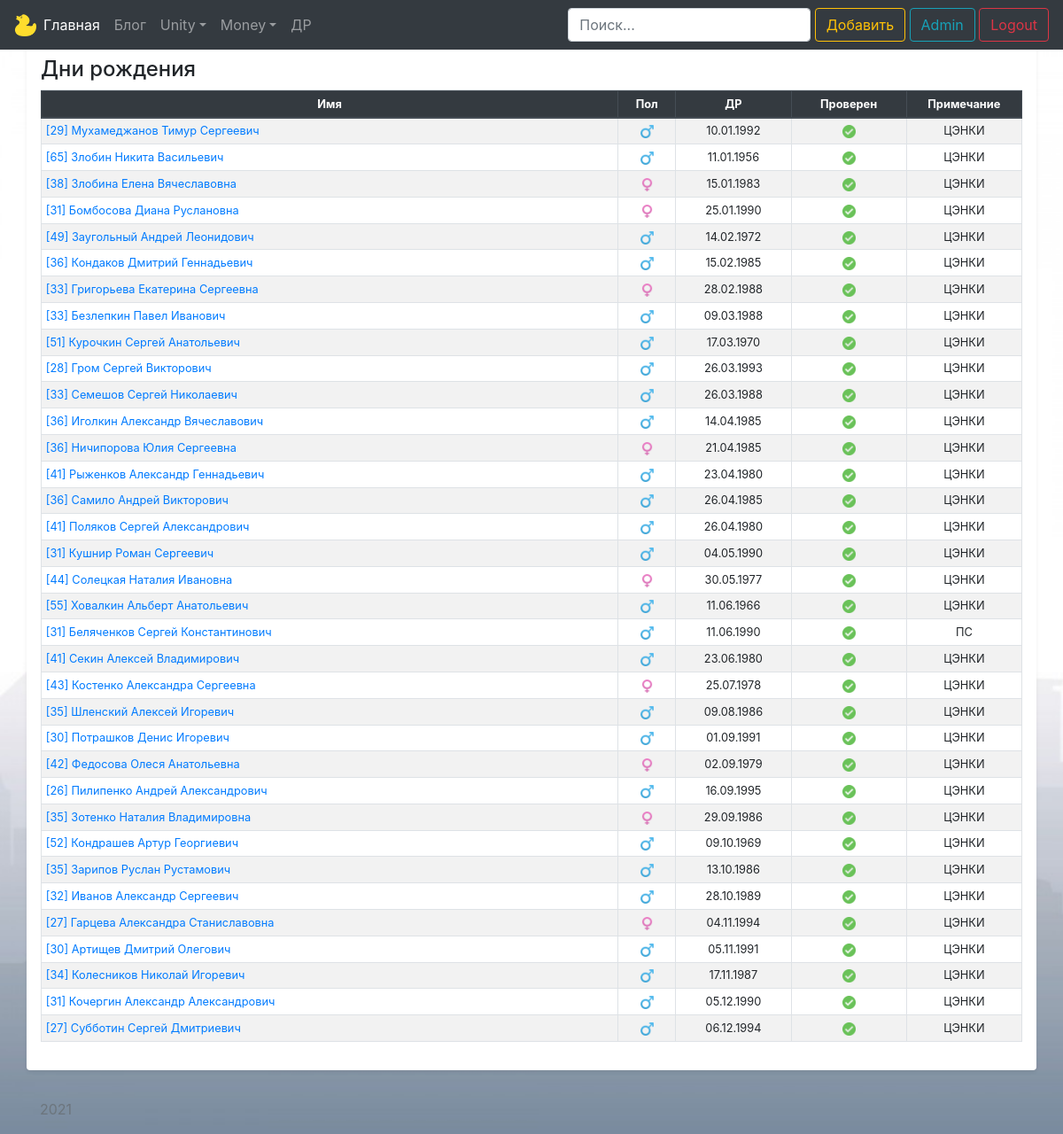
/birthdays (signed in), run on an earlier commit of the app's database.
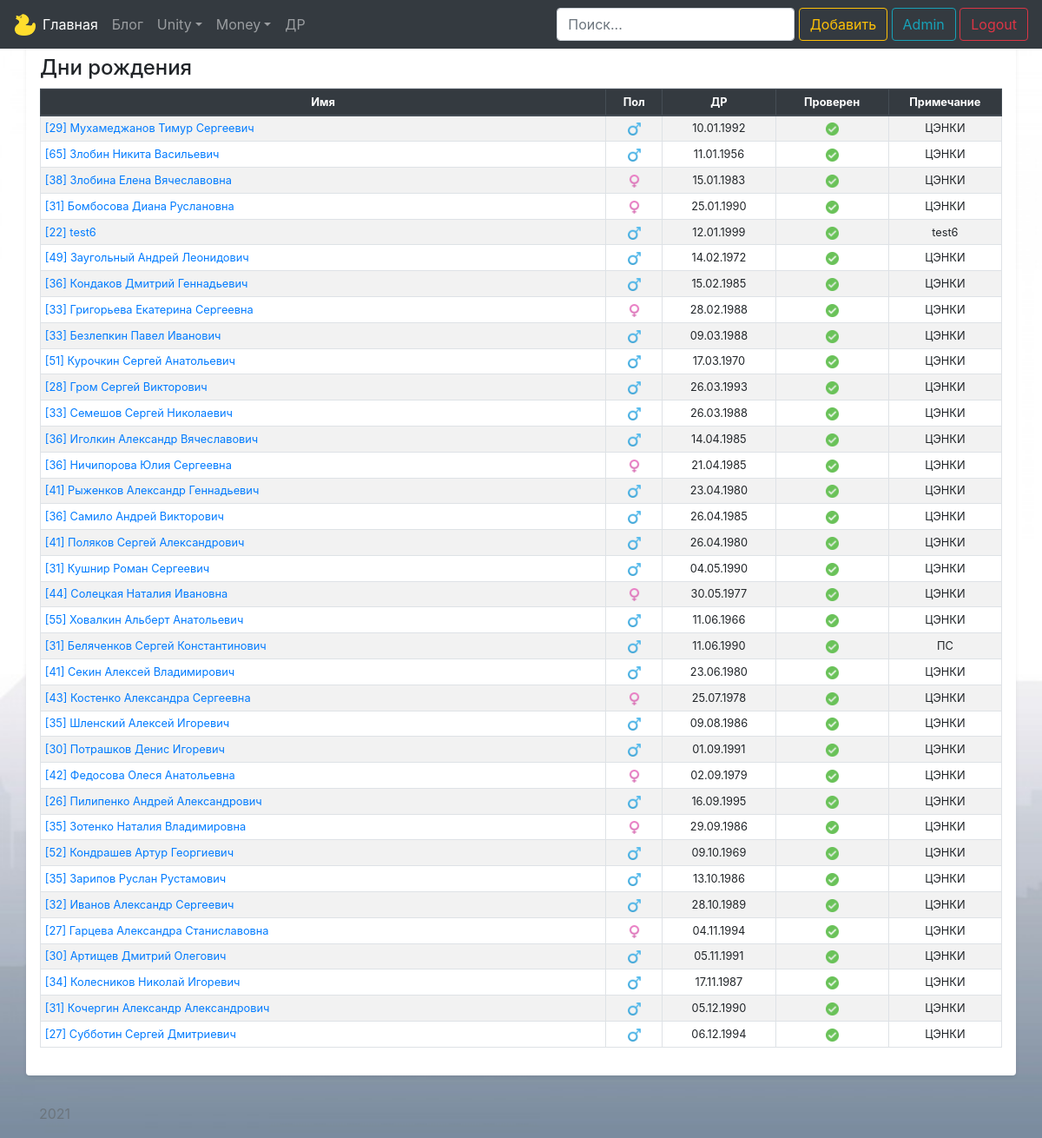
And on a later commit of the database.
### models/birthday.py (models this page shows)
class Birthday(db.Model):
    id = db.Column(db.Integer, primary_key=True)
    name = db.Column(db.String(100), nullable=False)
    male = db.Column(db.Boolean, default=True)
    birth_day = db.Column(db.Integer)
    birth_month = db.Column(db.Integer)
    birth_year = db.Column(db.Integer)
    birthday_checked = db.Column(db.Boolean, default=False)
    comment = db.Column(db.Text)

### views/birthday.py (the view)
@app.route('/birthdays')
@login_required
def birthdays():
    q = request.args.get('q')
    if q:
        birthdays_db = Birthday.query.filter(Birthday.name.contains(q) |
                                             Birthday.comment.contains(q)).order_by(Birthday.birth_month)
    else:
        birthdays_db = Birthday.query.order_by(Birthday.birth_month)
    return render_template('birthdays/birthdays.html', birthdays=birthdays_db, today=get_date())

### services/filters.py (called while the page is built)
@app.template_filter('zfill')
def zfill(value, width):
    return str(value).zfill(width)

### services/utils.py (called while the page is built)
def localize(d: datetime) -> datetime:
    return timezone(Vars.TIME_ZONE).localize(d)

def get_now() -> datetime:
    return localize(datetime.now())

### views/birthday.py (called while the page is built)
def get_date():
    date_full = get_now()
    date_d = date_full.day
    date_m = date_full.month
    date_y = date_full.year
    return date_d, date_m, date_y

### templates/birthdays/birthdays.html (shortened to what this page needs)
{% extends 'base.html' %}
{% block body %}
<div class="container pt-5 my-3 p-3 bg-white rounded shadow-sm">
    <h4 class="border-bottom border-gray pb-2 mb-0">Дни рождения</h4>
    <table class="table table-striped table-bordered table-sm small text">
        <thead class="thead-dark">
            <tr align="center">
                <th scope="col" width="50%">Имя</th>
                <th scope="col" width="5%">Пол</th>
                <th scope="col" width="10%">ДР</th>
                <th scope="col" width="10%">Проверен</th>
                <th scope="col" width="10%">Примечание</th>
            </tr>
        </thead>
        <tbody>
            {% for el in birthdays %}
            <tr class="">
                <td><a href="/birthdays/{{ el.id }}/update">[{{ today[2] - el.birth_year}}] {{ el.name }}</a></td>
                <td align="center">{% if el.male == True %}
                    <img src="/static/birthdays/male.png" alt="" width="15" height="15">
                    {% else %}
                    <img src="/static/birthdays/female.png" alt="" width="15" height="15">
                    {% endif %}</td>
                <td align="center">{{ el.birth_day|zfill(2) }}.{{ el.birth_month|zfill(2) }}.{{ el.birth_year|zfill(2) }}</td>
                <td align="center">{% if el.birthday_checked == True %}
                    <img src="/static/birthdays/checked.png" alt="" width="15" height="15">
                    {% else %}
                    <img src="/static/birthdays/non_checked.png" alt="" width="15" height="15">
                    {% endif %}</td>
                <td align="center">{{ el.comment }}</td>
            </tr>
            {% endfor %}
        </tbody>
    </table>
</div>
{% endblock %}

### templates/base.html (shortened to what this page needs)
<!doctype html>
<html lang="ru" class="h-100">
<head>
    <link rel="stylesheet" href="https://cdn.jsdelivr.net/npm/bootstrap@4.6.0/dist/css/bootstrap.min.css"
>
</head>
<body class="d-flex flex-column h-100">
<nav class="navbar navbar-expand-md navbar-dark fixed-top bg-dark">
    <a href="/" class="d-flex align-items-center mb-2 mb-lg-0 text-white text-decoration-none">
        <img src="/static/icon.png" alt="" width="25" height="25">
    </a>
    <div class="collapse navbar-collapse" id="navbarCollapse">
        <ul class="navbar-nav mr-auto">
            <li class="nav-item active"><a class="nav-link" href="/">Главная<span class="sr-only">(current)</span></a>
            </li>
            <li class="nav-item"><a class="nav-link" href="/blog">Блог</a></li>
            <li class="nav-item dropdown">
                <a class="nav-link dropdown-toggle" href="#" id="navbarDropdownUnity" role="button" data-toggle="dropdown"
                   aria-haspopup="true" aria-expanded="false">Unity</a>
            </li>
            {% if current_user.has_role('Admin') %}
            <li class="nav-item dropdown">
                <a class="nav-link dropdown-toggle" href="#" id="navbarDropdownMoney" role="button" data-toggle="dropdown"
                   aria-haspopup="true" aria-expanded="false">Money</a>
            </li>
            <li class="nav-item"><a class="nav-link" href="/birthdays">ДР</a></li>
            {% endif %}
        </ul>
        <form class="form-inline mt-2 mt-md-0">
            <div class="text-end">
                {% if current_user.has_role('Admin') %}
                    {% if request.path == '/birthdays' %}
                    <input type="search" class="form-control form-control-dark" placeholder="Поиск..." name="q">
                    <a href="/birthdays/add" class="btn btn-outline-warning my-2 my-sm-0">Добавить</a>
                    {% endif %}
                <a href="/admin" class="btn btn-outline-info my-2 my-sm-0">Admin</a>
                <a href="/logout" class="btn btn-outline-danger my-2 my-sm-0">Logout</a>
                {% else %}
                <a href="/login" class="btn btn-outline-success my-2 my-sm-0">Login</a>
                {% endif %}
            </div>
        </form>
    </div>
</nav>
{% block body %}{% endblock %}
<footer class="footer mt-auto py-3">
    <div class="container">
        <span class="text-muted">2021</span>
    </div>
</footer>
</body>
</html>

### templates/base.html (style rules this page uses)
body { background-color: #E0E0E0; background-image: url('/static/bg.jpg'); background-repeat: no-repeat; background-attachment: fixed; background-size: cover; }

What changed in the data, as far as the page shows it:
added Birthday: today[2]-el.birth_year "22", name "test6", male True (drawn), birth_day|zfill "12", birth_month|zfill "01", birth_year|zfill "1999", birthday_checked True (drawn), comment "test6"
